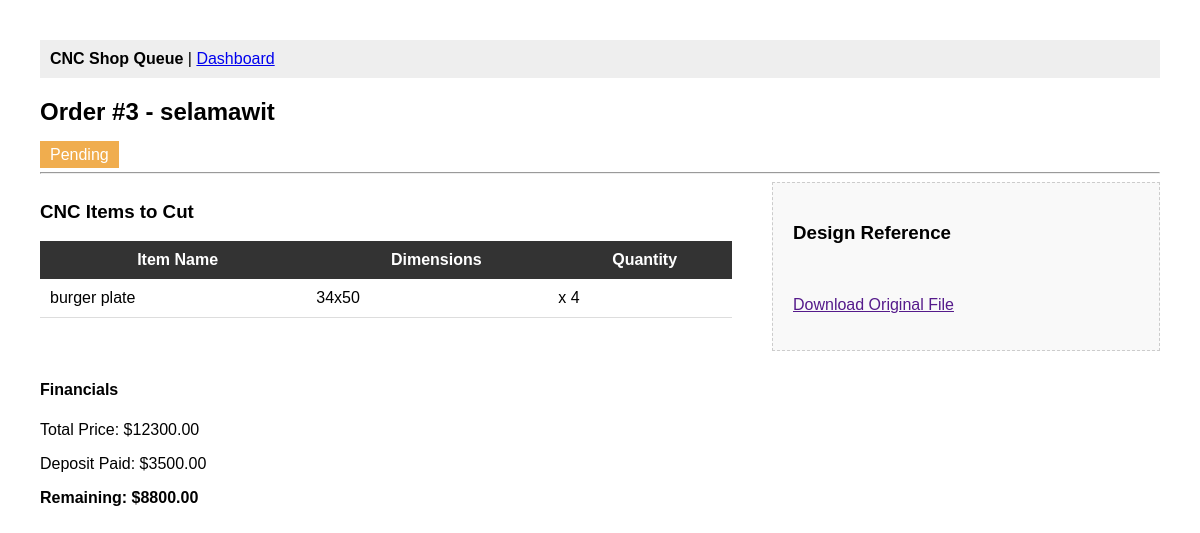
/order/3/ (signed in), run on an earlier commit of the app's database.
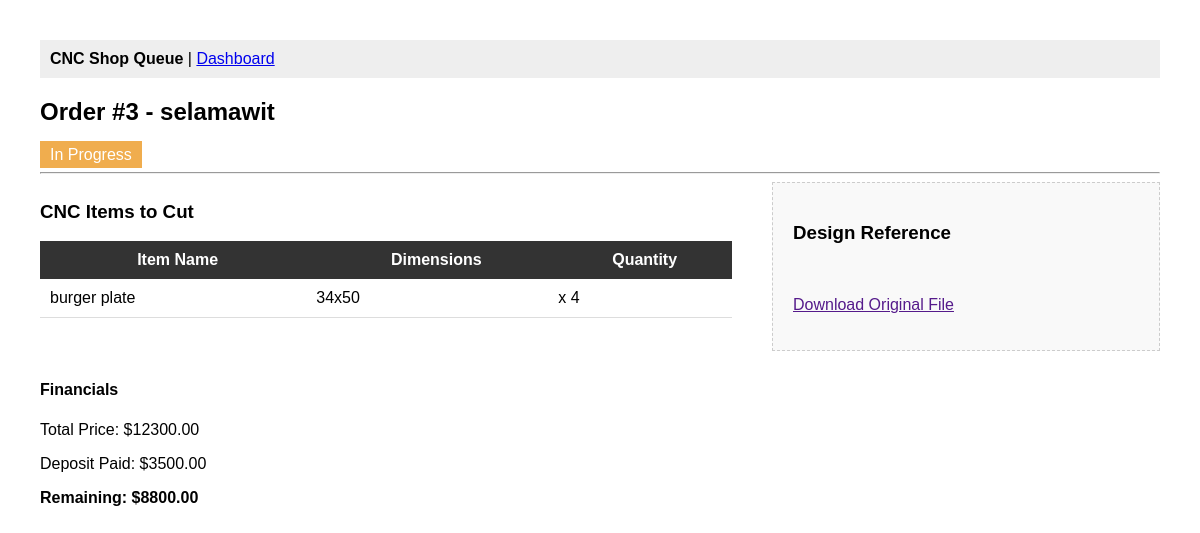
And on a later commit of the database.
### orders/models.py (models this page shows, shortened)
class Order(models.Model):
    STATUS_CHOICES = [
        ('Pending', 'Pending'),
        ('In Progress', 'In Progress'),
        ('Completed', 'Completed'),
        ('Delivered', 'Delivered'),
    ]
    user = models.ForeignKey(User, on_delete=models.CASCADE, related_name='orders')
    customer_name = models.CharField(max_length=255)
    customer_phone = models.CharField(max_length=20)
    total_price = models.DecimalField(max_digits=10, decimal_places=2, default=0.00)
    paid_balance = models.DecimalField(max_digits=10, decimal_places=2, default=0.00)
    delivery_date = models.DateField()
    status = models.CharField(max_length=20, choices=STATUS_CHOICES, default='Pending')
    logo_reference = models.CharField(max_length=255, blank=True, null=True, help_text="Text or image path for CNC")
    comment = models.TextField(blank=True, null=True)
    created_at = models.DateTimeField(auto_now_add=True)
    @property
    def remaining_balance(self):
        return self.total_price - self.paid_balance

### orders/views.py (the view)
# urls.py: path('order/<int:pk>/', OrderDetailView.as_view(), name='order-detail'),
class OrderDetailView(LoginRequiredMixin, DetailView):
    model = Order
    template_name = 'orders/order_detail.html'
    context_object_name = 'order'
    def get_context_data(self, **kwargs):
        context = super().get_context_data(**kwargs)
        context['items'] = self.object.items.all()
        return context

### orders/templates/orders/order_detail.html (shortened to what this page needs)
{% extends 'base.html' %}
{% block content %}
    <div class="order-header">
        <h2>Order #{{ order.id }} - {{ order.customer_name }}</h2>
        <span class="badge"
              style="padding: 5px 10px;
                     background: #f0ad4e;
                     color: white">{{ order.status }}</span>
    </div>
    <hr>
    <div class="specs-grid" style="display: flex; gap: 40px;">
        <div style="flex: 2;">
            <h3>CNC Items to Cut</h3>
            <table style="width: 100%; border-collapse: collapse;">
                <thead style="background: #333; color: white;">
                    <tr>
                        <th style="padding: 10px;">Item Name</th>
                        <th>Dimensions</th>
                        <th>Quantity</th>
                    </tr>
                </thead>
                <tbody>
                    {% for item in items %}
                        <tr style="border-bottom: 1px solid #ddd;">
                            <td style="padding: 10px;">{{ item.item_name }}</td>
                            <td>{{ item.size }}</td>
                            <td>x {{ item.quantity }}</td>
                        </tr>
                    {% empty %}
                        <tr>
                            <td colspan="3">No items found for this order.</td>
                        </tr>
                    {% endfor %}
                </tbody>
            </table>
        </div>
        <div style="flex: 1;
                    background: #f9f9f9;
                    padding: 20px;
                    border: 1px dashed #ccc">
            <h3>Design Reference</h3>
            {% if order.logo_reference %}
                <p>
                    <a href="{{ order.logo_reference.url }}" download>Download Original File</a>
                </p>
            {% else %}
                <p style="color: #888;">No logo uploaded for this job.</p>
            {% endif %}
        </div>
    </div>
    <div style="margin-top: 30px;">
        <h4>Financials</h4>
        <p>Total Price: ${{ order.total_price }}</p>
        <p>Deposit Paid: ${{ order.paid_balance }}</p>
        <p>
            <strong>Remaining: ${{ order.remaining_balance }}</strong>
        </p>
    </div>
{% endblock content %}

What changed in the data, as far as the page shows it:
changed Order "selamawit": status "Pending" → "In Progress"
